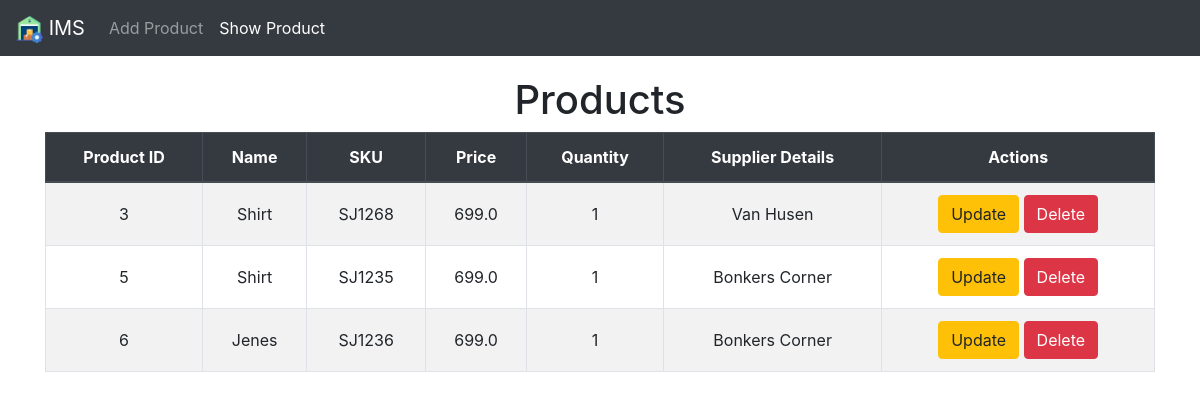
Before: /plist/ with the older database file.
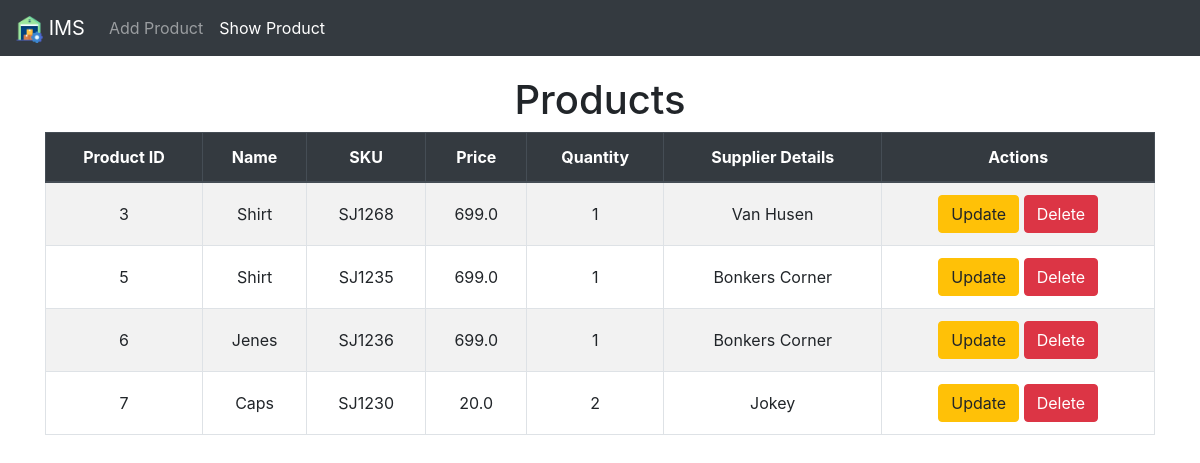
After: the same page with the newer database file.
### home/models.py (models this page shows, shortened)
class Product(models.Model):
    product_id = models.AutoField(primary_key=True)
    name = models.CharField(max_length=100)
    sku = models.CharField(max_length=50, unique=True)
    price = models.FloatField()
    quantity = models.IntegerField()
    supplier = models.CharField(max_length=100)

### home/views.py (the view)
# urls.py: path('plist/', ProductListView.as_view(), name='plist'),
class ProductListView(ListView):
    model = Product
    template_name = 'home/plist.html'
    context_object_name = 'products'

### templates/home/plist.html (shortened to what this page needs)
{% extends 'index.html' %}
{% block navitems %}
<li class="nav-item">
    <a href="{% url 'pform' %}" class="nav-link">
        Add Product
    </a>
</li>
<li class="nav-item">
    <a href="{% url 'plist' %}" class="nav-link active">
        Show Product
    </a>
    </li>
{% endblock %}
{% block content %}
<h1 class="text-center">
    Products
</h1>
<table class="table table-bordered table-striped text-center">
    <thead class="thead-dark">
        <tr>
            <th>Product ID</th>
            <th>Name</th>
            <th>SKU</th>
            <th>Price</th>
            <th>Quantity</th>
            <th>Supplier Details</th>
            <th>Actions</th>
        </tr>
    </thead>
    <tbody>
        {% for p in products %}
        <tr>
            <td>{{p.product_id}}</td>
            <td>{{p.name}}</td>
            <td>{{p.sku}}</td>
            <td>{{p.price}}</td>
            <td>{{p.quantity}}</td>
            <td>{{p.supplier}}</td>
            <td>
                <a href="{% url 'pupdate' p.product_id %}" class="btn btn-warning">Update</a>
                <a href="{% url 'pdelete' p.product_id %}" class="btn btn-danger">Delete</a>
            </td>
        </tr>
        {% endfor %}
    </tbody>
</table>
{% endblock %}

Changed rows visible on the page:
added Product: product_id "7", name "Caps", sku "SJ1230", price "20.0", quantity "2", supplier "Jokey"
